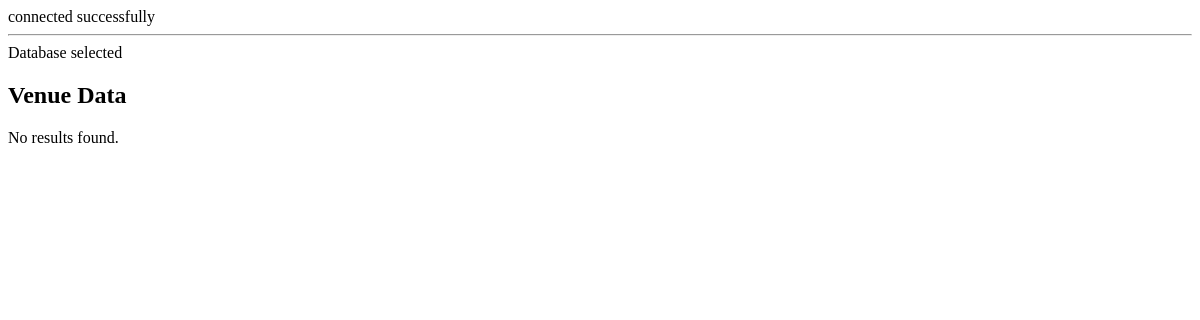
The page /viewVennue.php on the database as committed earlier.
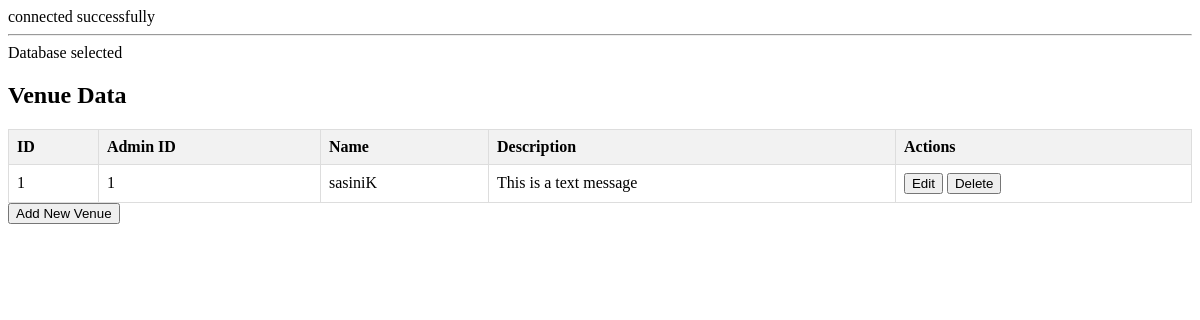
The same page on the database as committed later.
### tables this page shows
CREATE TABLE IF NOT EXISTS `venue` (
    `id` INT(100) NOT NULL AUTO_INCREMENT,
    `admin_id` INT(100) NOT NULL,
    `name` VARCHAR(50) NOT NULL,
    `description` VARCHAR(1000) NOT NULL,
    PRIMARY KEY (`id`),
    FOREIGN KEY (`admin_id`) REFERENCES `admin` (`id`)
);

### viewVennue.php (the view, shortened to what this page needs)
<!DOCTYPE html>
<html lang="en">
<head>
</head>
<body>
    <?php
    include './Include/connectin.php';
    $sql = "SELECT * FROM venue";
    $result = $conn->query($sql);
    $rows = array();
    if ($result->num_rows > 0) {
        while ($row = $result->fetch_assoc()) {
            $rows[] = $row;
        }
    }
    ?>
    <h2>Venue Data</h2>
    <?php if (!empty($rows)) : ?>
        <table>
            <tr>
                <th>ID</th>
                <th>Admin ID</th>
                <th>Name</th>
                <th>Description</th>
                <th>Actions</th>
            </tr>
            <?php foreach ($rows as $row) : ?>
                <tr>
                    <td><?php echo $row['id']; ?></td>
                    <td><?php echo $row['admin_id']; ?></td>
                    <td><?php echo $row['name']; ?></td>
                    <td><?php echo $row['description']; ?></td>
                    <td>
                        <button onclick="openEditPopup(<?php echo $row['id']; ?>)">Edit</button>
                        <button onclick="openDeletePopup(<?php echo $row['id']; ?>)">Delete</button>
                    </td>
                </tr>
            <?php endforeach; ?>
        </table>
        <button onclick="openAddPopup()">Add New Venue</button>
    <?php else : ?>
        <p>No results found.</p>
    <?php endif; ?>
</body>
</html>

Rows that differ between the two databases and show on the page:
added venue: id "1", admin "1", name "sasiniK", description "This is a text message"
Other text that changed with them:
text no longer shown: "No results found."
text now shown: "ID Admin ID Name Description Actions Add New Venue"
